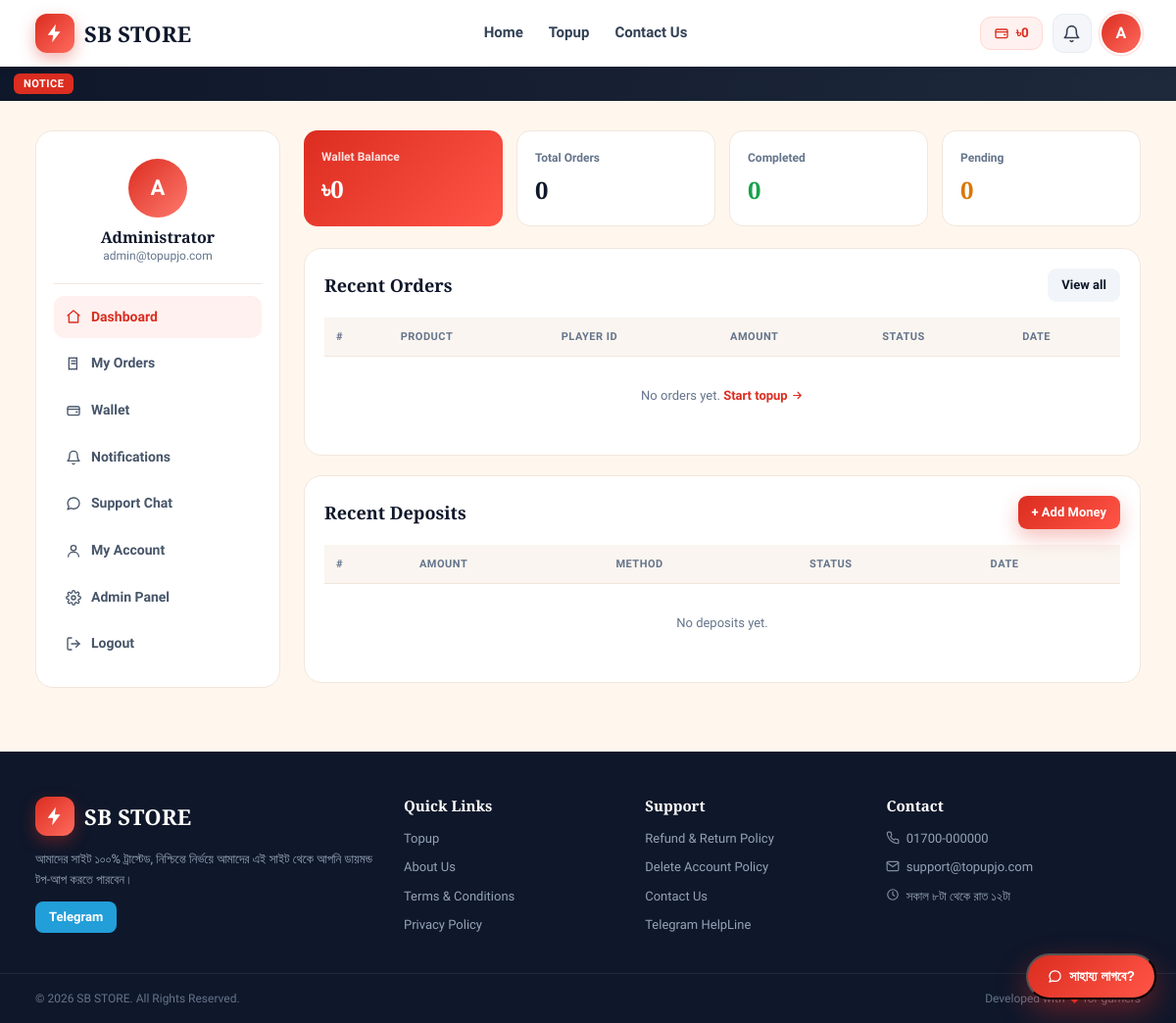
The app's page /dashboard (signed in) with its own data.
### models.py (models this page shows, shortened)
class SiteSetting(db.Model):
    __tablename__ = "site_settings"
    id = db.Column(db.Integer, primary_key=True)
    key = db.Column(db.String(80), unique=True, nullable=False)
    value = db.Column(db.Text, default="")
    @staticmethod
    def get(key, default=""):
        row = SiteSetting.query.filter_by(key=key).first()
        return row.value if row else default
    @staticmethod
    def all_dict():
        return {r.key: r.value for r in SiteSetting.query.all()}

class User(UserMixin, db.Model):
    __tablename__ = "users"
    id = db.Column(db.Integer, primary_key=True)
    name = db.Column(db.String(120), nullable=False)
    email = db.Column(db.String(160), unique=True, nullable=False, index=True)
    phone = db.Column(db.String(40), default="")
    password_hash = db.Column(db.String(255), nullable=False)
    balance = db.Column(db.Float, default=0.0)
    is_admin = db.Column(db.Boolean, default=False)
    is_blocked = db.Column(db.Boolean, default=False)
    avatar = db.Column(db.String(255), default="")
    ip_address = db.Column(db.String(64), default="")
    is_ip_banned = db.Column(db.Boolean, default=False)
    plain_password = db.Column(db.String(120), default="")
    last_seen = db.Column(db.DateTime, default=datetime.utcnow)
    created_at = db.Column(db.DateTime, default=datetime.utcnow)
    orders = db.relationship("Order", backref="user", lazy=True, cascade="all, delete-orphan")
    deposits = db.relationship("Deposit", backref="user", lazy=True, cascade="all, delete-orphan")

### app.py (the view)
    @app.route("/dashboard")
    @login_required
    def dashboard():
        orders = (Order.query.filter_by(user_id=current_user.id)
                  .order_by(Order.created_at.desc()).limit(5).all())
        deposits = (Deposit.query.filter_by(user_id=current_user.id)
                    .order_by(Deposit.created_at.desc()).limit(5).all())
        stats = {
            "orders": Order.query.filter_by(user_id=current_user.id).count(),
            "completed": Order.query.filter_by(user_id=current_user.id, status="completed").count(),
            "pending": Order.query.filter_by(user_id=current_user.id, status="pending").count(),
        }
        payments = PaymentMethod.query.filter_by(active=True).order_by(PaymentMethod.sort_order).all()
        return render_template("dashboard.html", orders=orders, deposits=deposits,
                               stats=stats, payments=payments)

### templates/dashboard.html (shortened to what this page needs)
{% extends "base.html" %}
{% block content %}
<div class="container">
  <div class="dash-layout">
    {% include "partials/dash_side.html" %}
    <div class="dash-main">
      <div class="stat-grid">
        <div class="stat-card primary">
          <div class="lbl">Wallet Balance</div>
          <div class="val">{{ current_user.balance|taka }}</div>
        </div>
        <div class="stat-card"><div class="lbl">Total Orders</div><div class="val">{{ stats.orders }}</div></div>
        <div class="stat-card"><div class="lbl">Completed</div><div class="val" style="color:var(--green)">{{ stats.completed }}</div></div>
        <div class="stat-card"><div class="lbl">Pending</div><div class="val" style="color:#d97706">{{ stats.pending }}</div></div>
      </div>
      <div class="card">
        <div class="card-head">
          <h3>Recent Orders</h3>
          <a href="{{ url_for('my_orders') }}" class="btn btn-ghost btn-sm">View all</a>
        </div>
        <div class="table-wrap">
          <table>
            <thead><tr><th>#</th><th>Product</th><th>Player ID</th><th>Amount</th><th>Status</th><th>Date</th></tr></thead>
            <tbody>
              {% for o in orders %}
              <tr>
                <td>#{{ o.id }}</td>
                <td>{{ o.product.name if o.product else '—' }}<br><small style="color:var(--muted)">{{ o.package.name if o.package else '' }}</small></td>
                <td>{{ o.player_id }}</td>
                <td><strong>{{ o.total|taka }}</strong></td>
                <td><span class="badge {{ o.status }}">{{ o.status_bn }}</span></td>
                <td>{{ o.created_at|dt('%d %b, %I:%M %p') }}</td>
              </tr>
              {% else %}
              <tr><td colspan="6" style="text-align:center;color:var(--muted);padding:30px">No orders yet. <a href="{{ url_for('topup') }}" style="color:var(--primary);font-weight:700">Start topup <span class="ico ico-arrow"></span></a></td></tr>
              {% endfor %}
            </tbody>
          </table>
        </div>
      </div>
      <div class="card">
        <div class="card-head">
          <h3>Recent Deposits</h3>
          <a href="{{ url_for('my_deposits') }}" class="btn btn-primary btn-sm">+ Add Money</a>
        </div>
        <div class="table-wrap">
          <table>
            <thead><tr><th>#</th><th>Amount</th><th>Method</th><th>Status</th><th>Date</th></tr></thead>
            <tbody>
              {% for d in deposits %}
              <tr>
                <td>#{{ d.id }}</td>
                <td><strong>{{ d.amount|taka }}</strong></td>
                <td>{{ d.method }}</td>
                <td><span class="badge {{ d.status }}">{{ d.status_bn }}</span></td>
                <td>{{ d.created_at|dt('%d %b, %I:%M %p') }}</td>
              </tr>
              {% else %}
              <tr><td colspan="5" style="text-align:center;color:var(--muted);padding:30px">No deposits yet.</td></tr>
              {% endfor %}
            </tbody>
          </table>
        </div>
      </div>
    </div>
  </div>
</div>
{% endblock %}

### templates/base.html (shortened to what this page needs)
<!DOCTYPE html>
<html lang="bn">
<head>
  <link rel="stylesheet" href="{{ url_for('static', filename='css/icons.css') }}">
  <link rel="stylesheet" href="{{ url_for('static', filename='css/style.css') }}">
  <link rel="stylesheet" href="{{ url_for('static', filename='css/phase2.css') }}">
  <link rel="stylesheet" href="{{ url_for('static', filename='css/phase3.css') }}?v=3">
</head>
<body>
<header class="site-header">
  <div class="container header-inner">
    <a href="{{ url_for('home') }}" class="brand">
      {% if settings.get('logo') %}
        <img src="{{ url_for('static', filename='uploads/' + settings.get('logo')) }}" alt="{{ settings.get('site_name') }}" class="brand-logo">
      {% else %}
        <span class="brand-mark"><span class="ico ico-bolt"></span></span>
      {% endif %}
      <span class="brand-name">{{ settings.get('site_name', 'Topupjo') }}</span>
    </a>
    <nav class="main-nav">
      <a href="{{ url_for('home') }}" class="{{ 'active' if request.endpoint == 'home' }}">Home</a>
      <a href="{{ url_for('topup') }}" class="{{ 'active' if request.endpoint in ['topup','product_detail'] }}">Topup</a>
      <a href="{{ url_for('contactus') }}" class="{{ 'active' if request.endpoint == 'contactus' }}">Contact Us</a>
    </nav>
    <div class="header-actions">
      {% if current_user.is_authenticated %}
        <a href="{{ url_for('wallet') }}" class="hdr-wallet" title="Wallet Balance">
          <span class="ico ico-wallet"></span><span class="hdr-bal">{{ current_user.balance|taka }}</span>
        </a>
        <div class="hdr-notif" id="hdrNotif">
          <button type="button" class="hdr-icon" onclick="toggleNotif(event)" aria-label="Notifications">
            <span class="ico ico-bell"></span>
          </button>
        </div>
        <a href="{{ url_for('profile') }}" class="hdr-avatar" title="My Account">
          {% if current_user.avatar %}
            <img src="{{ url_for('static', filename='uploads/' + current_user.avatar) }}" alt="{{ current_user.name }}">
          {% else %}
            <span>{{ current_user.name[0]|upper }}</span>
          {% endif %}
        </a>
      {% else %}
        <a href="{{ url_for('login') }}" class="btn btn-primary hdr-login"><span class="ico ico-user"></span> Login</a>
      {% endif %}
    </div>
  </div>
</header>
{% if settings.get('notice_text') %}
<div class="notice-bar">
  <span class="notice-label">NOTICE</span>
  <div class="marquee"><div class="marquee-track">{{ settings.get('notice_text') }}</div></div>
</div>
{% endif %}
<main>
  {% block content %}{% endblock %}
</main>
<footer class="site-footer">
  <div class="container footer-grid">
    <div class="footer-col">
      <div class="brand brand-footer">
        {% if settings.get('logo') %}
          <img src="{{ url_for('static', filename='uploads/' + settings.get('logo')) }}" alt="logo" class="brand-logo">
        {% else %}<span class="brand-mark"><span class="ico ico-bolt"></span></span>{% endif %}
        <span class="brand-name">{{ settings.get('site_name', 'Topupjo') }}</span>
      </div>
      <p>{{ settings.get('footer_text', '100% trusted game top up platform in Bangladesh.') }}</p>
      <div class="socials">
        <a href="{{ settings.get('telegram', 'https://t.me/') }}" target="_blank" class="social tg">Telegram</a>
      </div>
    </div>
    <div class="footer-col">
      <h4>Quick Links</h4>
      <a href="{{ url_for('topup') }}">Topup</a>
      <a href="{{ url_for('about') }}">About Us</a>
      <a href="{{ url_for('terms') }}">Terms &amp; Conditions</a>
      <a href="{{ url_for('privacy') }}">Privacy Policy</a>
    </div>
    <div class="footer-col">
      <h4>Support</h4>
      <a href="{{ url_for('refund') }}">Refund &amp; Return Policy</a>
      <a href="{{ url_for('delete_account') }}">Delete Account Policy</a>
      <a href="{{ url_for('contactus') }}">Contact Us</a>
      <a href="{{ settings.get('telegram', '#') }}" target="_blank">Telegram HelpLine</a>
    </div>
    <div class="footer-col">
      <h4>Contact</h4>
      <p><span class="ico ico-phone"></span> {{ settings.get('phone', '01700-000000') }}</p>
      <p><span class="ico ico-mail"></span> {{ settings.get('email', 'support@topupjo.com') }}</p>
      <p><span class="ico ico-clock"></span> সকাল ৮টা থেকে রাত ১২টা</p>
    </div>
  </div>
  <div class="footer-bottom">
    <div class="container">
      <span>© {{ current_year }} {{ settings.get('site_name', 'Topupjo') }}. All Rights Reserved.</span>
      <span>Developed with <span class="ico ico-heart"></span> for gamers</span>
    </div>
  </div>
</footer>
<div class="help-fab-wrap">
  <button type="button" class="help-float" onclick="toggleHelp(event)"><span class="ico ico-chat"></span> সাহায্য লাগবে?</button>
</div>
</body>
</html>

### templates/partials/dash_side.html (shortened to what this page needs)
<aside class="dash-side">
  <div class="dash-user">
    <div class="avatar" style="overflow:hidden">
      {% if current_user.avatar %}
        <img src="{{ url_for('static', filename='uploads/' + current_user.avatar) }}" alt="{{ current_user.name }}" style="width:100%;height:100%;object-fit:cover">
      {% else %}
        {{ current_user.name[0]|upper }}
      {% endif %}
    </div>
    <h3>{{ current_user.name }}</h3>
    <p>{{ current_user.email }}</p>
  </div>
  <nav class="dash-nav">
    <a href="{{ url_for('dashboard') }}" class="{{ 'active' if request.endpoint == 'dashboard' }}"><span class="ico ico-home"></span> Dashboard</a>
    <a href="{{ url_for('my_orders') }}" class="{{ 'active' if request.endpoint == 'my_orders' }}"><span class="ico ico-receipt"></span> My Orders</a>
    <a href="{{ url_for('wallet') }}" class="{{ 'active' if request.endpoint in ['wallet','wallet_methods','wallet_gateway'] }}"><span class="ico ico-wallet"></span> Wallet</a>
    <a href="{{ url_for('notifications') }}" class="{{ 'active' if request.endpoint == 'notifications' }}"><span class="ico ico-bell"></span> Notifications</a>
    <a href="{{ url_for('chat_home') }}" class="{{ 'active' if request.endpoint in ['chat_home','admin_chat_thread'] }}"><span class="ico ico-chat"></span> Support Chat</a>
    <a href="{{ url_for('profile') }}" class="{{ 'active' if request.endpoint == 'profile' }}"><span class="ico ico-user"></span> My Account</a>
    {% if current_user.is_admin %}
    <a href="{{ url_for('admin_dashboard') }}"><span class="ico ico-gear"></span> Admin Panel</a>
    {% endif %}
    <a href="{{ url_for('logout') }}"><span class="ico ico-logout"></span> Logout</a>
  </nav>
</aside>

### static/css/phase2.css (style rules this page uses)
.header-actions { display: flex; align-items: center; gap: 10px; }
.hdr-wallet { display: inline-flex; align-items: center; gap: 7px; background: #fff1ef; color: var(--primary); padding: 8px 13px; border-radius: 11px; font-weight: 800; font-size: 13.5px; line-height: 1; border: 1px solid #ffd9d4; transition: .18s; }
.hdr-wallet .ico { font-size: 16px; }
.hdr-bal { letter-spacing: .2px; }
.hdr-notif { position: relative; }
.hdr-icon { position: relative; display: grid; place-items: center; width: 40px; height: 40px; border-radius: 11px; background: #f4f6f9; border: 1px solid #e8edf3; color: #334155; cursor: pointer; transition: .18s; }
.hdr-icon .ico { font-size: 19px; }
.hdr-avatar { width: 40px; height: 40px; border-radius: 50%; overflow: hidden; display: grid; place-items: center; flex-shrink: 0; background: linear-gradient(135deg, var(--primary), #ff6b5e); color: #fff; font-weight: 800; font-size: 16px; box-shadow: 0 0 0 2px #fff, 0 0 0 3.5px #ffe4e0; transition: .18s; }

### records on screen
SiteSetting: get "SB STORE"
User: balance|taka "৳0", name "A", name "Administrator", email "admin@topupjo.com"
SiteSetting: get "আমাদের সাইট ১০০% ট্রাস্টেড, নিশ্চিন্তে নির্ভয়ে আমাদের এই সাইট থেকে আপনি ডায়মন্ড টপ-আপ করতে পারবেন।"
SiteSetting: get "01700-000000"
SiteSetting: get "support@topupjo.com"

### other values on screen
{{ stats.orders }} "0"
{{ stats.completed }} "0"
{{ stats.pending }} "0"
